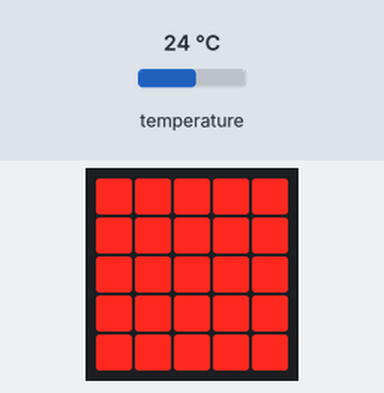
Simulated run of this program. Board: BBC micro:bit (MakeCode). Parts: the board's 5×5 LED display. The test bench sets the inputs (shaded band); at power-on: temperature 24 °C. The 48×5 strip is a reading aid, not a part: it shows the text the display is scrolling, unrolled, one strip-width of it at a time.

Above: at 6.9 s.
7.0 s: temperature set to 33 °C
At 7.8 s:
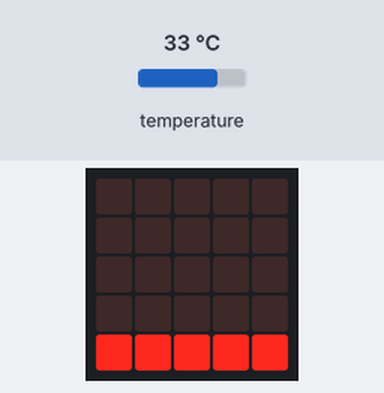
9.6 s: temperature set to 12 °C
At 10.7 s:
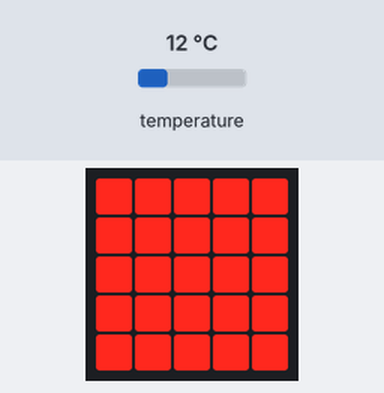
13.5 s: temperature set to 41 °C
At 14.2 s:
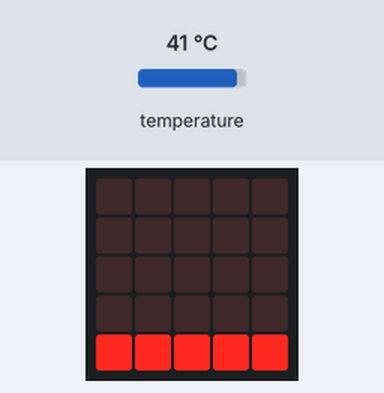

Measured:
- after the input at 7.0 s, the display: first differs from a run without the input after 0.24 s (image 1)
- after the input at 9.6 s, the display: first differs from a run without the input after 0.40 s (image 2)
- after the input at 13.5 s, the display: first differs from a run without the input after 0.18 s (image 3)
- what the display in image 1 shows lasts 0.9 s, from 7.2 s to 8.1 s

The program:

main.ts
```typescript
function 시작표시 () {
    basic.showString("START")
}
function 에너지_사용도_2_LED () {
    basic.showLeds(`
        # # # # #
        # # # # #
        # # # # #
        # # # # #
        # # # # #
        `)
    basic.pause(500)
    basic.clearScreen()
}
function 에너지_사용도_1_LED () {
    basic.showLeds(`
        . . . . .
        . . . . .
        # # # # #
        # # # # #
        # # # # #
        `)
    basic.pause(500)
    basic.clearScreen()
}
function LED표시 () {
    if (에너지_사용도 == 0) {
        에너지_사용도_0_LED()
    } else if (에너지_사용도 == 1) {
        에너지_사용도_1_LED()
    } else {
        에너지_사용도_2_LED()
    }
}
function 에너지사용정도분류 () {
    온도측정()
    if (측정된_온도 > 300) {
        에너지_사용도 = 0
    } else if (측정된_온도 <= 300 && 측정된_온도 >= 295) {
        에너지_사용도 = 1
    } else {
        에너지_사용도 = 2
    }
}
function 온도측정 () {
    측정된_온도 = input.temperature() * 10
}
function 에너지_사용도_0_LED () {
    basic.showLeds(`
        . . . . .
        . . . . .
        . . . . .
        . . . . .
        # # # # #
        `)
    basic.pause(500)
    basic.clearScreen()
}
let 측정된_온도 = 0
let 에너지_사용도 = 0
시작표시()
basic.forever(function () {
    에너지사용정도분류()
    LED표시()
})
```

test.ts
```typescript
// 테스트는 여기로 이동합니다; 이 패키지가 확장으로 사용될 때 컴파일되지 않을 것 입니다.
```
